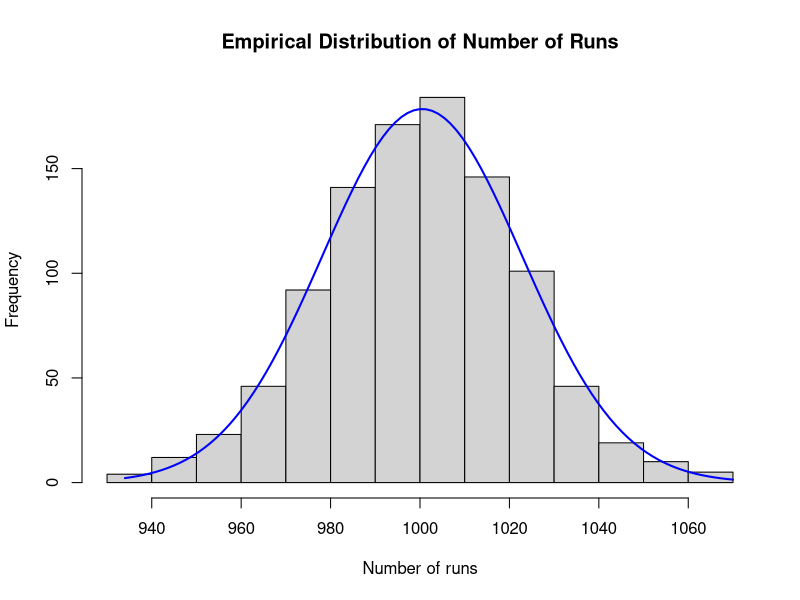
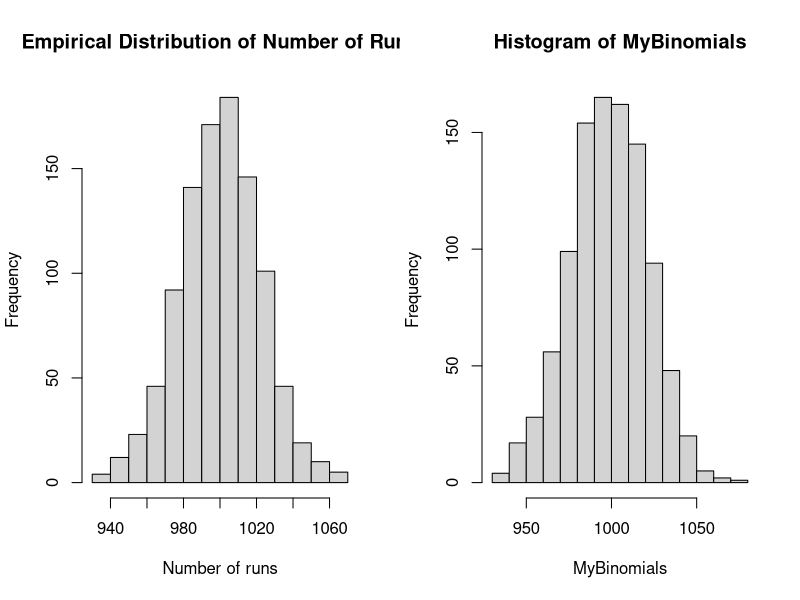
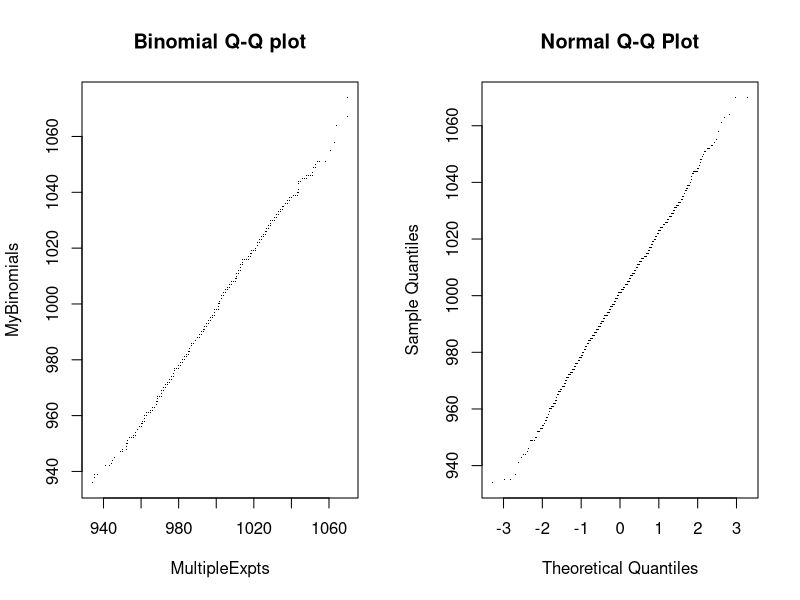
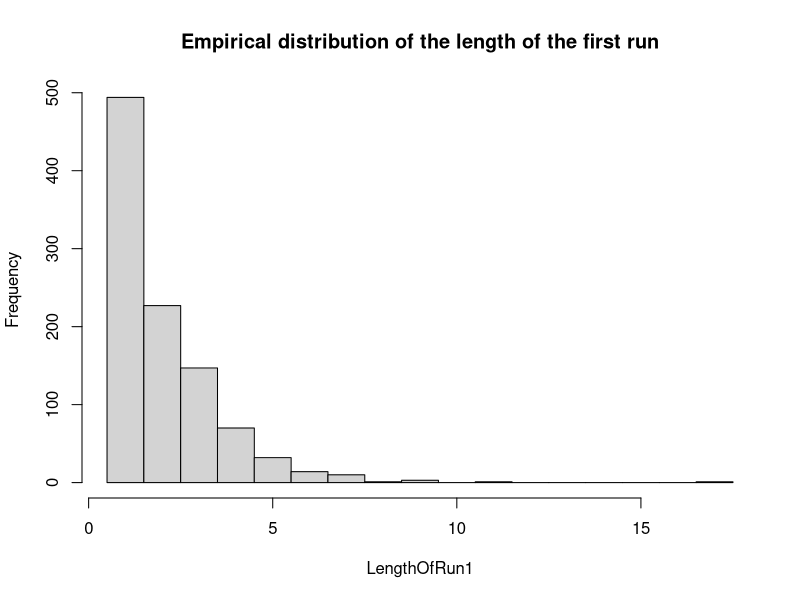
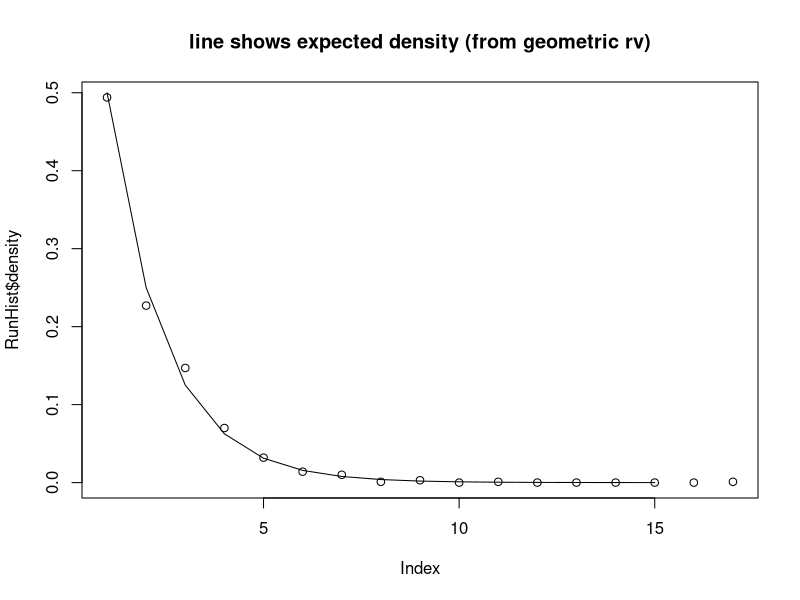

Generate these figures, in order, with R:
## ---- chunk 1
knitr::opts_chunk$set(echo = TRUE)
## ---- chunk 2
NTrialsPerExpt <- 2000   # how long should the sequence of 0s and 1s be
set.seed(233)  # this sets the 'seed' of the random number generator, so that we get the same sequence of random numbers each time we run the code
## ---- chunk 3
# Here's a slow way of generating a sequence of 0's and 1's
SlowGenerator <- function(Seq){
  for (i in 1:length(Seq)){
    p<-runif(1,0,1)   # a random number between 0 and 1
    if (p<0.5){
      Seq[i] <- 0
    }else{       # Note that in R the closing } of the if loop must go on the same line as the 'else' statement
      Seq[i] <- 1
    }
  }
  return (Seq)
}

# And here's a faster way of generating a sequence of 0's and 1's
FastGenerator<-function(Seq){
  p <- runif(length(Seq),0,1)
  Seq <- as.integer((p<0.5))
  return (Seq)
}
## ---- chunk 4
SlowHowManyRuns <- function(Seq){
  RunCount <- 1
  for (i in 2:length(Seq)){
    if (Seq[i]!=Seq[i-1]){
      RunCount <- RunCount+1
    }
  }
  return (RunCount)
}

FastHowManyRuns <- function(Seq){
  Count<-diff(Seq,lag=1)
  Count<-abs(Count)
  return (1+sum(Count))
}
## ---- chunk 5
MySeq<-rep(0,NTrialsPerExpt)
# Start the clock
ptm <- proc.time()
for (i in 1:1000){
  MySeq1<-SlowGenerator(MySeq)}
# Stop the clock
proc.time() - ptm
# Start the clock
ptm <- proc.time()
for (i in 1:1000){
  MySeq2<-FastGenerator(MySeq)}
# Stop the clock
proc.time() - ptm
## ---- chunk 6

ptm <- proc.time()
for (i in 1:1000){
  MySeq3<-sample(c(0,1),NTrialsPerExpt,replace=TRUE)}
# Stop the clock
proc.time() - ptm

## ---- chunk 7
# function to find out how long the run starting at position 'WhereToStart' is
LengthOfRun<-function(Seq,WhereToStart){
  index <- WhereToStart
  while (Seq[index+1]==Seq[index]){
    index <- index+1
  }
  return(index-WhereToStart+1)
}
## ---- chunk 8
NExpts <- 1000
MultipleExpts <- rep(0,NExpts)
LengthOfRun1 <- rep(0,NExpts)
# Start the clock
ptm <- proc.time()
for (i in 1:NExpts){
  MySeq1 <- FastGenerator(MySeq)   # comment out this line or the next one to compare speeds
  #MySeq1 <- SlowGenerator(MySeq)
  MultipleExpts[i] <- FastHowManyRuns(MySeq1)
  LengthOfRun1[i] <- LengthOfRun(MySeq1,1)
}
# How much time passed?
cat("\nSimulations took ",proc.time()[1] - ptm[1]," seconds to run.")
## ---- chunk 9
# generate the first plot and compare it to a normal distribution
MyHist <- hist(MultipleExpts,main="Empirical Distribution of Number of Runs",xlab="Number of runs")
multiplier <- MyHist$counts / MyHist$density
NormalMean <- 1+(NTrialsPerExpt-1)/2   # the expected number of 'runs'
# It should look like a Binomial (which itself looks like a Normal for large values of NTrialsPerExpt)
NormalSD <- sqrt((NTrialsPerExpt-1)*0.5*0.5)
myx <- seq(min(MultipleExpts), max(MultipleExpts), length.out= 100)
normal <- dnorm(x = myx, mean = NormalMean, sd = NormalSD)
#plot(MyHist$density)
lines(myx, normal * multiplier[1], col = "blue", lwd = 2)
## ---- chunk 10
shapiro.test(MultipleExpts)
## ---- chunk 11
MyBinomials <- rbinom(NExpts,NTrialsPerExpt,0.5)    
# to find the command 'rbinom' I Googled "Binomial Random Variables R"

# compare the plots
par(mfrow=c(1,2))  # this says we are going to draw the plots using 1 row and two columns
MyHist <- hist(MultipleExpts,main="Empirical Distribution of Number of Runs",xlab="Number of runs")
MyHist2 <- hist(MyBinomials)
par(mfrow=c(1,1))
## ---- chunk 12
par(mfrow=c(1,2))
qqplot(MultipleExpts,MyBinomials,pch='.',main="Binomial Q-Q plot")
qqnorm(MultipleExpts,pch='.')
par(mfrow=c(1,1))   # go back to using a single plot per screen
## ---- chunk 13
RunHist <- hist(LengthOfRun1,main="Empirical distribution of the length of the first run",breaks=seq(0.5,max(LengthOfRun1)+0.5,1))
ExpectedLengthDistribution<-numeric()
for (i in 1:15){
  ExpectedLengthDistribution[i]=0.5^i
}
plot(RunHist$density,main="line shows expected density (from geometric rv)")
lines(ExpectedLengthDistribution)
RunHist$density
## ---- chunk 14
sample(c(0,1),size=50,replace=TRUE)
